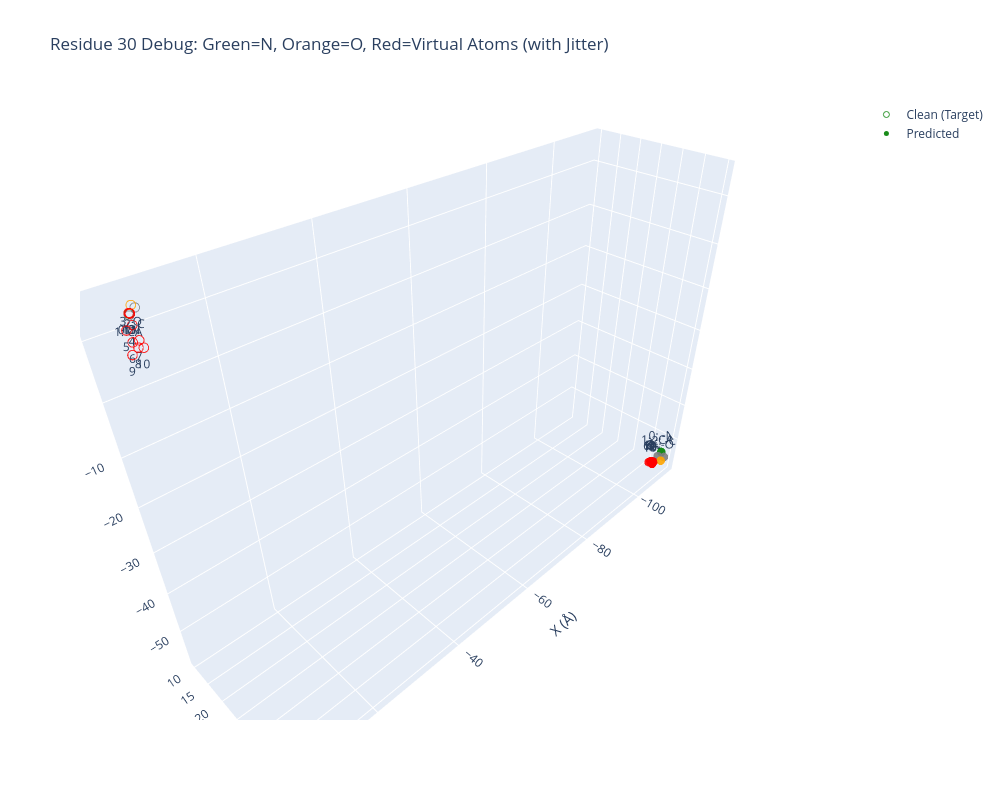

Notebook code cell kept with this figure:
### Code cell
import torch
import numpy as np
import plotly.graph_objects as go

# 【新增函数：计算并打印虚拟原子到 N 和 O 的距离】
def print_virtual_atom_distances(coords_noisy: torch.Tensor, res_idx: int):
    """计算预测结构中虚拟原子(4-13)到 N(0) 和 O(3) 的欧氏距离(埃)"""
    # 获取特定残基的坐标 (注意：这里直接计算原始预测坐标，不加 jitter)
    atoms = coords_noisy[res_idx].cpu().numpy()
    
    n_coord = atoms[0]
    o_coord = atoms[3]
    
    print(f"\n=== 残基 {res_idx} 预测结构(Noisy) 虚拟原子距离分析 ===")
    print(f"{'Atom':<8} | {'Dist to N (Å)':<15} | {'Dist to O (Å)':<15}")
    print("-" * 42)
    
    for i in range(4, 14):
        v_coord = atoms[i]
        dist_to_n = np.linalg.norm(v_coord - n_coord)
        dist_to_o = np.linalg.norm(v_coord - o_coord)
        print(f"Atom {i:<3} | {dist_to_n:<15.4f} | {dist_to_o:<15.4f}")
    print("==========================================\n")


def interactive_visualize(
    coords_clean: torch.Tensor,
    coords_noisy: torch.Tensor,
    res_idx: int = 0,  
    output_html: str = None
):
    """Plotly 交互式 3D 图，用于调试 atom14 表示法中虚拟原子的空间分布"""
    
    # 提取坐标时加上 .copy()，避免原地修改影响外部数据
    clean_atoms = coords_clean[res_idx].cpu().numpy().copy()
    noisy_atoms = coords_noisy[res_idx].cpu().numpy().copy()
    
    # 【新增：添加虚伪的微小扰动】
    # 给虚拟原子（索引 4~13）加上正态分布的随机位移，以便在 3D 图中散开
    jitter_scale = 0.1  # 扰动大小 (Å)，如果还是看不清可以稍微调大
    clean_atoms[4:14] += np.random.normal(scale=jitter_scale, size=(10, 3))
    noisy_atoms[4:14] += np.random.normal(scale=jitter_scale, size=(10, 3))
    
    # 为14个原子生成悬停标签，方便你在网页上确认是哪个原子
    atom_labels = []
    for i in range(14):
        if i == 0: atom_labels.append("0: N")
        elif i == 1: atom_labels.append("1: CA")
        elif i == 2: atom_labels.append("2: C")
        elif i == 3: atom_labels.append("3: O")
        else: atom_labels.append(f"{i}")
        # else: atom_labels.append(f"{i}: Virtual/Side")

    
    atom_labels2 = []
    for i in range(14):
        if i == 0: atom_labels2.append("0: -N")
        elif i == 1: atom_labels2.append("1: -CA")
        elif i == 2: atom_labels2.append("2: -C")
        elif i == 3: atom_labels2.append("3: -O")
        else: atom_labels2.append(f"{i}-")

    # 颜色编码：N设为绿色，O设为橙色，CA/C设为灰色，虚拟原子设为红色
    marker_colors = ['green' if i==0 else 'orange' if i==3 else 'gray' if i in [1,2] else 'red' for i in range(14)]

    fig = go.Figure()
    
    # 原始/真实结构 (Clean) 
    fig.add_trace(go.Scatter3d(
        x=clean_atoms[:, 0], y=clean_atoms[:, 1], z=clean_atoms[:, 2],
        mode='markers+text',
        text=atom_labels,
        textposition="bottom center",
        name='Clean (Target)',
        marker=dict(size=6, color=marker_colors, symbol='circle-open', opacity=0.8) # 'blue'
    ))
    
    # 预测结构 (Predicted) 
    fig.add_trace(go.Scatter3d(
        x=noisy_atoms[:, 0], y=noisy_atoms[:, 1], z=noisy_atoms[:, 2],
        mode='markers+text',
        text=atom_labels2,
        textposition="top center",
        name='Predicted',
        marker=dict(size=5, color=marker_colors, opacity=0.9)
    ))
    
    fig.update_layout(
        title=f"Residue {res_idx} Debug: Green=N, Orange=O, Red=Virtual Atoms (with Jitter)",
        scene=dict(
            xaxis_title='X (Å)',
            yaxis_title='Y (Å)',
            zaxis_title='Z (Å)',
            aspectmode='data'  
        ),
        width=1000,
        height=800
    )
    
    if output_html:
        fig.write_html(output_html)
        print(f"✅ Interactive plot saved: {output_html}")
    
    fig.show()
    

# 加载文件
loaded_dict = torch.load(
    '/root/private_data/luog/codex/IgGM/see/seefile/S26_1779767747.pt', 
    map_location='cpu',    
    weights_only=True       
)

# 提取你想要查看的数据片段
coords_clean_segment = loaded_dict['clean'].squeeze(0).detach()[:,:,:] # clean
coords_noisy_segment = loaded_dict['pre'].squeeze(0).detach()[:,:,:] # pre 
target_res_idx = 30

# 【新增调用：在画图前打印距离信息】
print_virtual_atom_distances(
    coords_noisy=coords_noisy_segment, 
    res_idx=target_res_idx
)

# 使用示例：检查残基的预测情况
interactive_visualize(
    coords_clean = coords_clean_segment,
    coords_noisy = coords_noisy_segment,
    res_idx = target_res_idx  
)

### Figure 1 — Plotly figure (JSON) as saved in the notebook; plotly's stock layout.template omitted (floating-point values rounded to 4 significant figures)
{"data": [{"marker": {"color": ["green", "gray", "gray", "orange", "red", "red", "red", "red", "red", "red", "red", "red", "red", "red"], "opacity": 0.8, "size": 6, "symbol": "circle-open"}, "mode": "markers+text", "name": "Clean (Target)", "text": ["0: N", "1: CA", "2: C", "3: O", "4", "5", "6", "7", "8", "9", "10", "11", "12", "13"], "textposition": "bottom center", "type": "scatter3d", "x": [-8.358, -7.869, -8.677, -8.054, -7.669, -6.416, -6.358, -6.885, -6.097, -5.122, -6.429, -8.499, -8.389, -8.508], "y": [9.873, 11.21, 11.83, 12.49, 11.97, 13.0, 14.25, 15.33, 16.65, 16.56, 17.63, 9.859, 9.778, 9.831], "z": [12.16, 12.56, 13.69, 14.53, 11.46, 11.53, 10.25, 10.8, 10.56, 9.797, 10.81, 12.09, 12.21, 12.12]}, {"marker": {"color": ["green", "gray", "gray", "orange", "red", "red", "red", "red", "red", "red", "red", "red", "red", "red"], "opacity": 0.9, "size": 5}, "mode": "markers+text", "name": "Predicted", "text": ["0: -N", "1: -CA", "2: -C", "3: -O", "4-", "5-", "6-", "7-", "8-", "9-", "10-", "11-", "12-", "13-"], "textposition": "top center", "type": "scatter3d", "x": [-111.2, -110.4, -111.1, -110.2, -109.2, -109.8, -109.7, -110.7, -110.4, -110.1, -110.2, -110.2, -109.0, -109.0], "y": [39.33, 39.01, 40.29, 40.1, 38.2, 37.63, 37.27, 37.87, 37.66, 38.24, 37.95, 38.0, 38.51, 38.66], "z": [-53.09, -54.14, -54.08, -54.84, -55.88, -56.26, -56.64, -56.66, -56.5, -56.39, -56.63, -57.08, -55.67, -55.91]}], "layout": {"height": 800, "scene": {"aspectmode": "data", "xaxis": {"title": {"text": "X (Å)"}}, "yaxis": {"title": {"text": "Y (Å)"}}, "zaxis": {"title": {"text": "Z (Å)"}}}, "title": {"text": "Residue 30 Debug: Green=N, Orange=O, Red=Virtual Atoms (with Jitter)"}, "width": 1000}}
